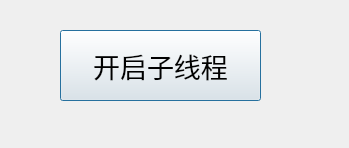
<?xml version="1.0" encoding="UTF-8"?>
<ui version="4.0">
 <class>ThreadDialog</class>
 <widget class="QDialog" name="ThreadDialog">
  <property name="geometry">
   <rect>
    <x>0</x>
    <y>0</y>
    <width>349</width>
    <height>148</height>
   </rect>
  </property>
  <property name="font">
   <font>
    <pointsize>20</pointsize>
   </font>
  </property>
  <property name="windowTitle">
   <string>ThreadDialog</string>
  </property>
  <widget class="QPushButton" name="pushButton">
   <property name="geometry">
    <rect>
     <x>60</x>
     <y>30</y>
     <width>201</width>
     <height>71</height>
    </rect>
   </property>
   <property name="text">
    <string>开启子线程</string>
   </property>
  </widget>
 </widget>
 <layoutdefault spacing="6" margin="11"/>
 <resources/>
 <connections/>
</ui>
